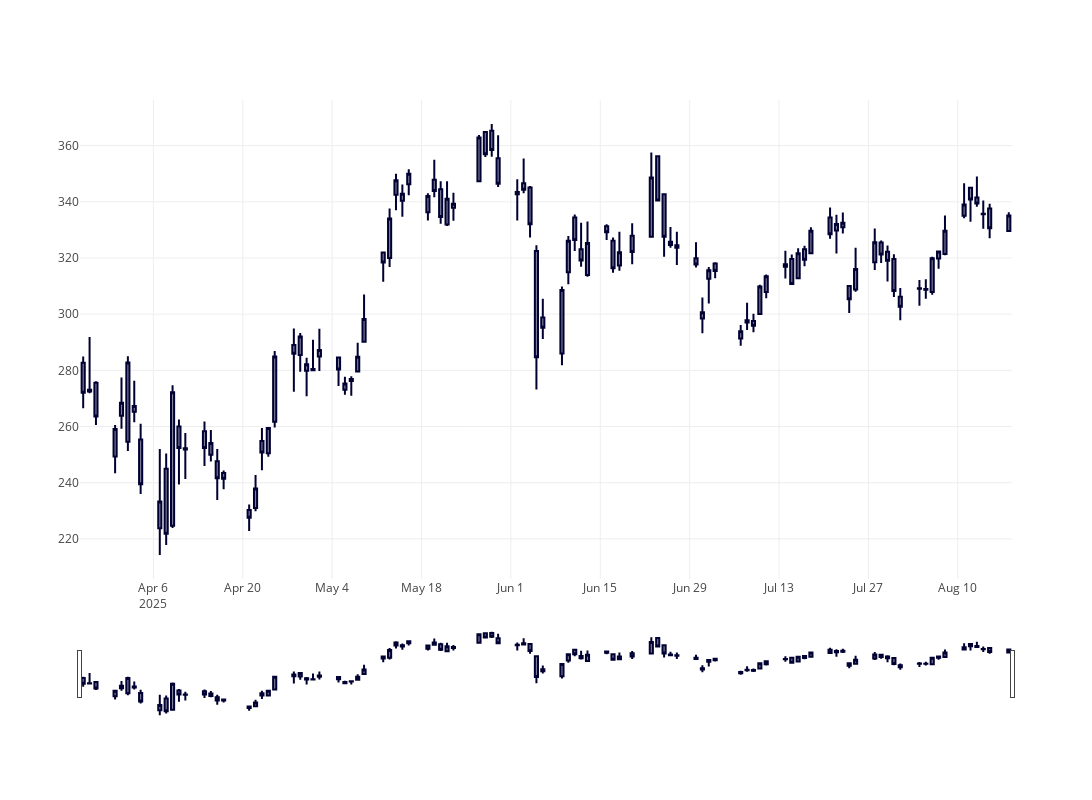

Write notebook code for a chart like this one.
### Code cell
fig3 = client.plot_chart(data=df_tsla)
fig3.show()
